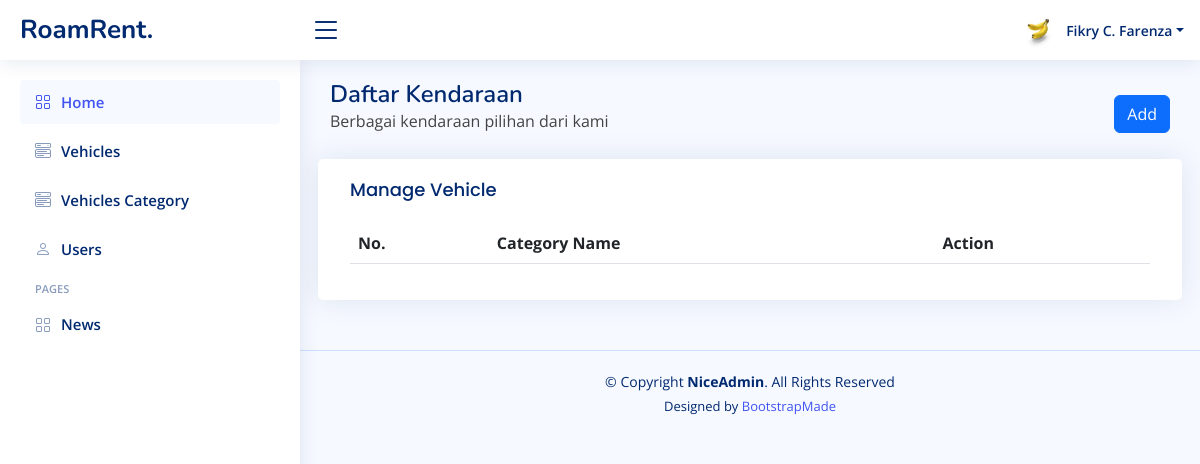
Before: /vehicle-category.php (signed in) with the older database file.
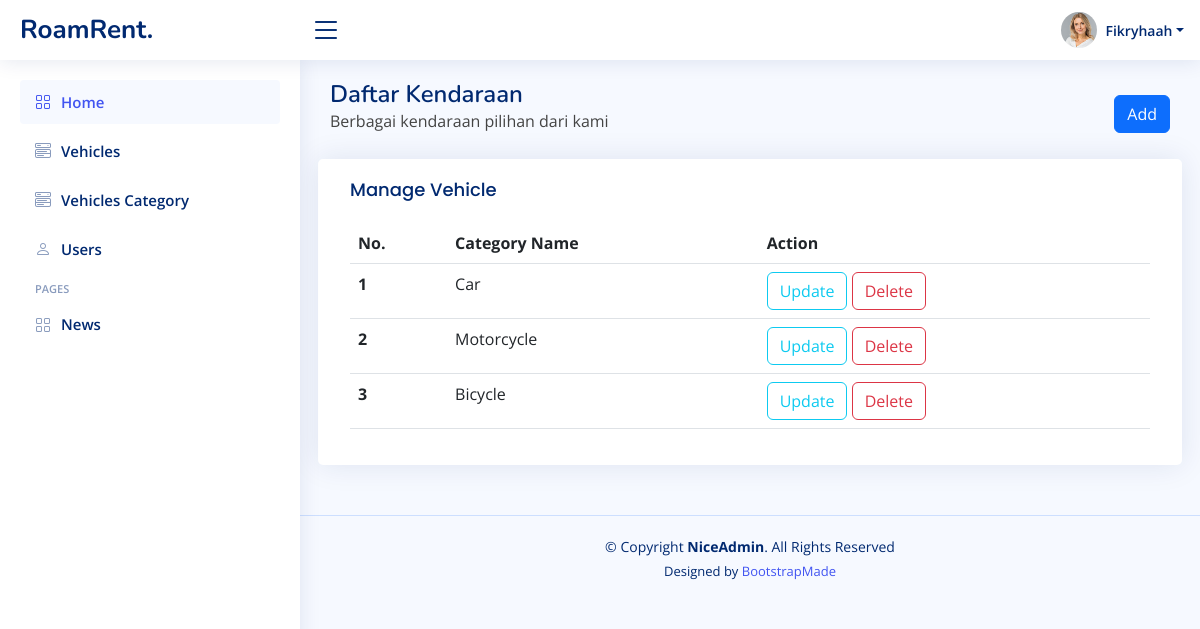
After: the same page with the newer database file.
### tables this page shows
CREATE TABLE `vehicle_category` (
  `id` bigint(20) NOT NULL,
  `name` varchar(255) NOT NULL
);

### logics/auth-check.php (called while the page is built, shortened)
<?php
$auth_name = $_SESSION['name'];
$auth_photo = $_SESSION['photo_profile'];
$auth_role = $_SESSION['role'];

### vehicle-category.php (the view, shortened to what this page needs)
<!DOCTYPE html>
<html lang="en">
<head>
    <?php
    include("layout-head-import-nice.php");
    include 'logics/connect.php';
    include 'logics/auth-check.php';
    $sql = 'SELECT * FROM vehicle_category';
    $result = $conn->query($sql);
    ?>
</head>
<body>
    <?php include 'layout-header-nice.php'; ?>
  <aside id="sidebar" class="sidebar">
<ul class="sidebar-nav" id="sidebar-nav">
  <li class="nav-item">
    <a class="nav-link " href="home.php">
      <i class="bi bi-grid"></i>
      <span>Home</span>
    </a>
  </li>
  <li class="nav-item">
    <a class="nav-link collapsed" href="vehicle.php">
      <i class="bi bi-menu-button-wide"></i>
      <span>Vehicles</span>
    </a>
  </li>
  <?php
if (strcmp($auth_role, "admin") == 0) {
?>
<li class="nav-item">
    <a class="nav-link collapsed" href="vehicle-category.php">
      <i class="bi bi-menu-button-wide"></i>
      <span>Vehicles Category</span>
    </a>
  </li>
<?php
}
?>
  <li class="nav-item">
    <a class="nav-link collapsed" href="users.php">
      <i class="bi bi-person"></i>
      <span>Users</span>
    </a>
  </li>
  <li class="nav-heading">Pages</li>
  <li class="nav-item">
    <a class="nav-link collapsed" href="blog.php">
      <i class="bi bi-grid"></i>
      <span>News</span>
    </a>
  </li>
</ul>
</aside>
    <main id="main" class="main">
        <div class="pagetitle">
            <div class="row">
                <div class="col">
                    <h1>Daftar Kendaraan</h1>
                    <nav>
                        <p>Berbagai kendaraan pilihan dari kami</p>
                    </nav>
                </div>
                <div class="col-2 d-flex justify-content-end align-items-center">
                    <a href="vehicle-category-add.php" class="btn btn-primary">Add</a>
                </div>
            </div>
        </div>
        <section class="section">
            <div class="row">
                <div class="card">
                    <div class="card-body">
                        <h5 class="card-title">Manage Vehicle</h5>
                        <table class="table col">
                            <thead>
                                <tr>
                                    <th scope="col">No.</th>
                                    <th scope="col">Category Name</th>
                                    <th scope="col">Action</th>
                                </tr>
                            </thead>
                            <tbody>
                                <?php
                                $i = 1;
                                while ($row = $result->fetch_assoc()) {
                                ?>
                                    <tr>
                                        <th scope="row"><?= $i ?></th>
                                        <td><?= $row['name'] ?></td>
                                        <td>
                                            <a href="vehicle-category-edit.php?id='<?= $row["id"] ?>'"><button class="btn btn-outline-info alert-delete-confirm">Update</button></a>
                                            <a href="logics/vehicle-category-delete.php?id='<?= $row["id"] ?>'"><button class="btn btn-outline-danger alert-delete-confirm">Delete</button></a>
                                        </td>
                                    </tr>
                                <?php $i++;
                                } ?>
                            </tbody>
                        </table>
                    </div>
                </div>
            </div>
        </section>
    </main>
    <?php include 'layout-footer.php'; ?>
</body>
</html>

### layout-header-nice.php (shortened to what this page needs)
<header id=" header" class="header fixed-top d-flex align-items-center">
    <div class="d-flex align-items-center justify-content-between">
        <a href="home.php" class="logo d-flex align-items-center">
            <span class="d-none d-lg-block">RoamRent.</span>
        </a>
        <i class="bi bi-list toggle-sidebar-btn"></i>
    </div>
    <nav class="header-nav ms-auto">
        <ul class="d-flex align-items-center">
            <li class="nav-item dropdown pe-3">
                <a class="nav-link nav-profile d-flex align-items-center pe-0" href="#" data-bs-toggle="dropdown">
                    <?php if (empty($auth_photo)) { ?>
                        <img src="assets/img/profile-img.jpg" alt="Profile" class="rounded-circle">
                    <?php } else { ?>
                        <img src="logics/photo/<?= $auth_photo ?>" alt="Profile" class="rounded-circle">
                    <?php } ?>
                    <span class="d-none d-md-block dropdown-toggle ps-2"><?= $auth_name ?></span>
                </a>
            </li>
        </ul>
    </nav>
</header>

Changed rows visible on the page:
added vehicle_category: name "Car"
added vehicle_category: name "Motorcycle"
added vehicle_category: name "Bicycle"
Other visible differences:
$auth_name: "Fikry C. Farenza" → "Fikryhaah"
